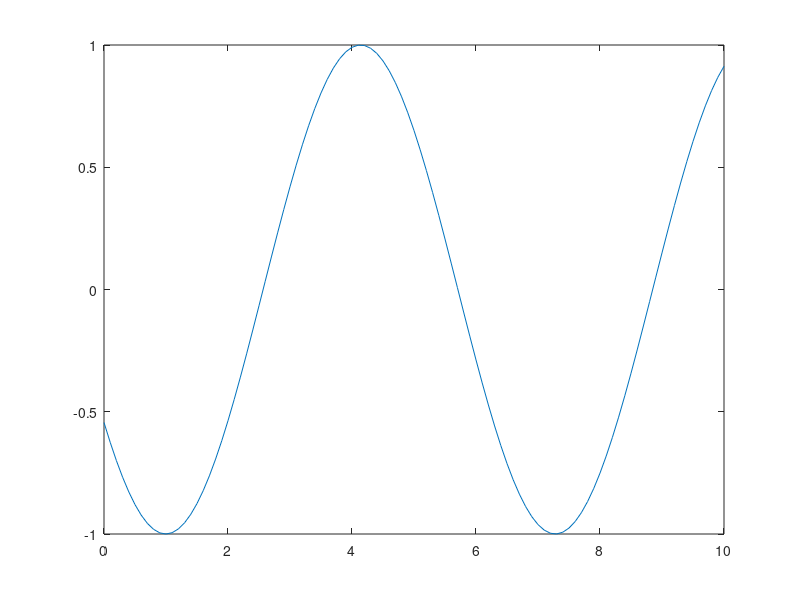

MATLAB code to generate this figure:
for i=1:10
    x = linspace(0,10,101);
    plot(x,sin(x+i));
    %print(gcf,'-deps',strcat('plot',num2str(i),'.ps'));
end

